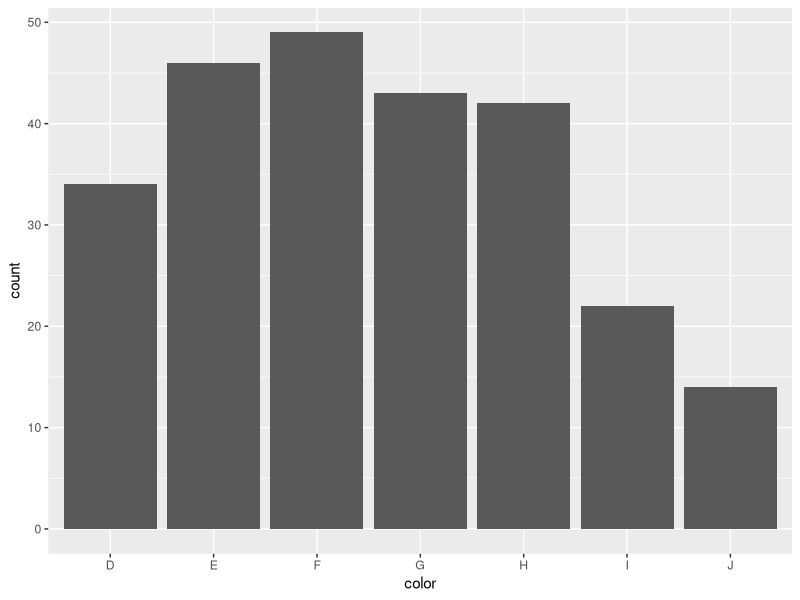

This figure's R source:
## ---- chunk 1
#| label: setup
#| message: false

library(tidyverse)
## ---- chunk 2
#| label: goodness of fit test
O <- c(28, 24, 9, 4) #our observations
h_null <- c(.5, .3, .1, .1) #reported ratios

chisq.test(O, 
           p = h_null) #make sure to have p = 

## ---- chunk 3
set.seed(0)
d_sample <- diamonds %>% 
  slice_sample(n = 250)
## ---- chunk 4

d_sample %>% 
  ggplot(aes(x = color))+
  geom_bar()

## ---- chunk 5
t <- table (d_sample$color)

t
## ---- chunk 6
p_null <- rep(1/7, times = 7) # repeat 1/7 7 times without manually typing it out
p_null
## ---- chunk 7
chisq.test(t, 
           p = p_null)
